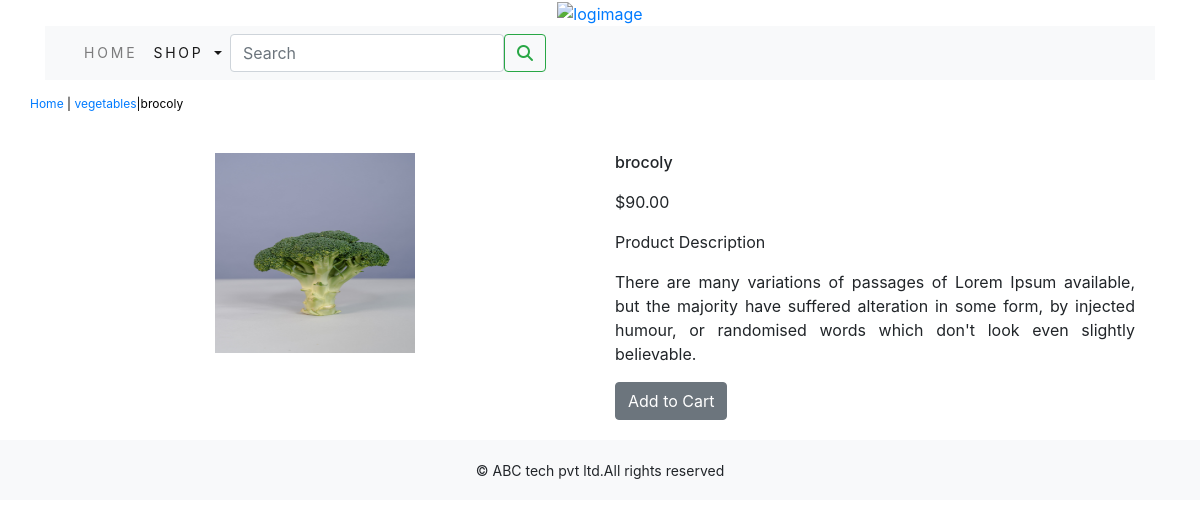
Page /shop/vegetables/brocoly/ on the committed database.
### shop/models.py (models this page shows, shortened)
class Product(models.Model):
    name=models.CharField(max_length=250,unique=True)
    slug=models.SlugField(max_length=250,unique=True)
    description=models.TextField(blank=True)
    price=models.DecimalField(max_digits=10,decimal_places=2)
    category=models.ForeignKey(Category,on_delete=models.CASCADE)
    image=models.ImageField(upload_to='product',blank=True)
    stock=models.IntegerField()
    available=models.BooleanField(default=True)
    created=models.DateTimeField(auto_now_add=True)
    updated=models.DateTimeField(auto_now=True)
    class Meta:
        ordering=('name',)
        verbose_name='product'
        verbose_name_plural='products'

class Category(models.Model):
    name=models.CharField(max_length=250,unique=True)
    slug=models.SlugField(max_length=250,unique=True)
    description=models.TextField(blank=True)
    image=models.ImageField(upload_to='category',blank=True)
    class Meta:
        ordering=('name',)
        verbose_name='category'
        verbose_name_plural='categories'
    def get_url(self):
        return reverse('shop:products_by_category',args=[self.slug])
    def __str__(self):
        return '{}'.format(self.name)

### shop/views.py (the view)
# urls.py: path('<slug:c_slug>/<slug:product_slug>/',views.proDetail,name='prodCatdetail')
def proDetail(request,c_slug,product_slug):
    try:
        product=Product.objects.get(category__slug=c_slug,slug=product_slug)
    except Exception as e:
        raise e
    return render(request,'product.html',{'product':product})

### cart/context_processors.py (called while the page is built)
def counter(request):
    item_count = 0
    if 'admin' in request.path:
        return {}
    else:
        try:
            cart=Cart.objects.filter(cart_id=_cart_id(request))
            cart_items=CartItem.objects.all().filter(cart=cart[:1])
            for cart_item in cart_items:
                item_count += cart_item.quantity
        except Cart.DoesNotExist:
            item_count = 0
    return dict(item_count=item_count)

### cart/views.py (called while the page is built)
def _cart_id(request):
    cart=request.session.session_key
    if not cart:
        cart=request.session.create()
    return cart

### shop/context_processors.py (called while the page is built)
def menu_links(request):
    links=Category.objects.all()
    return dict(links=links)

### templates/product.html (shortened to what this page needs)
{% extends 'base.html' %}
{% load static %}
{% block content %}
<div class="row my_prod_row_class">
    <div class="mx_auto">
        <p> <a href="{% url 'shop:allProdCat' %}">Home</a> | <a href="{{product.category.get_url}}">{{product.category}}</a>|{{product.name}}</p>
    </div>
<div class="container">
<br>
<div class="row">
    <div class="col-12 col-sm-12 col-md-12 col-lg-6 text-center">
        <div style="min-width:18rem;">
            <img src="{{product.image.url}}" alt="{{product.name}}" style="width:200px;height:200px;">
        </div>
    </div>
     <div class="col-12 col-sm-12 col-md-12 col-lg-6">
         <div>
         <h1 class="my_prod_title">{{product.name}}</h1>
         <p>${{product.price}}</p>
         <p class="my_title"> Product Description</p>
         <p class="text-justify my_prod_text">{{product.description}}</p>
         {% if product.stock <= 0 %}
         <p class="text-justify my_prod_text"><b>Out of stock</b></p>
         {% else %}
         <a class="btn btn-secondary" href="{% url 'cart:add_cart' product.id %}">Add to Cart</a>
         {% endif %}
     </div>
  </div>
    </div>
</div>
</div>
{% endblock %}

### templates/base.html (shortened to what this page needs)
{% load static %}
<!DOCTYPE html>
<html lang="en">
<head>
    <link rel="stylesheet" href="{% static 'css/custom.css' %}">
      <link href="{% static 'css/bootstrap.min.css' %}" rel="stylesheet">
</head>
<body>
<div class="container">
{% include 'header.html' %}
{% include 'navbar.html' %}
{% block content %}
{% endblock %}
    </div>
{% include 'footer.html' %}
</body>
</html>

### templates/header.html
{% load static %}
<header>
    <center>
        <a href="{% url 'shop:allProdCat' %}"> <img src="{% static 'img/logo.png' %}" alt="logimage" width="130px;" height="130px;"></a>
    </center>
</header>

### templates/navbar.html (shortened to what this page needs)
<nav class="navbar navbar-expand-lg navbar-light bg-light">
  <div class="container-fluid">
   <div class="collapse navbar-collapse" id="navbarSupportedContent">
     <ul class="navbar-nav me-auto mb-2 mb-lg-0">
         <li class="nav-item">
            <a class="nav-link" href="#">Home</a>
         </li>
         <li class="nav-item dropdown {% if 'shop' in request.path %} active {% endif %}">
           <a class="nav-link dropdown-toggle" href="#" id="navbarDropdown" role="button" data-toggle="dropdown" aria-haspopup="true" aria-expanded="false">
            Shop
          </a>
      </li>
    </ul>
    <form class="d-flex" action="{% url 'search_app:SearchResult' %}" method="get">
        <input class="form-control me-2" type="search" placeholder="Search" name="q" aria-label="Search">
      <button class="btn btn-outline-success" type="submit"><i class="fa-solid fa-magnifying-glass"></i></button>
    </form>
   </div>
  </div>
</nav>

### templates/footer.html
<div class="footer navbar-fixed-bottom my_footer">
    <p class="text-center">&copy; ABC tech pvt ltd.All rights reserved</p>
</div>

### static/css/custom.css (style rules this page uses)
body { font-family: 'Roboto', sans-serif; }
.nav-item { letter-spacing : .2em; font-size :14px; text-transform :uppercase; }
.my_footer { background-color:#f8f9fa; height : 60px; }
.my_footer p { padding-top:20px; font-size:14px; }
.my_title { font-size:16px; text_transform:uppercase; letter_spacing:.2em; }
.my_prod_row_class { padding-top:15px; padding-bottom:20px; }
.my_prod_row_class .mx_auto { color:#000; font-size:12px; text-decoration:none; }
.my_prod_title { font-size:16px; text_transform:uppercase; letter_spacing: .2em; padding_top:15px; padding-bottom:10px; }
.my_prod_text { padding-right:20px; }

### rows in the picture
Product: category "vegetables", name "brocoly", image (picture), price "90.00", description "There are many variations of passages of Lorem Ipsum available, but the majority have suffered alteration in some form, by injected humour, or randomised words which don't look even slightly believable."
